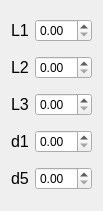
                    <widget class="QWidget" name="layoutWidget">
                        <property name="geometry">
                            <rect>
                                <x>660</x>
                                <y>60</y>
                                <width>91</width>
                                <height>211</height>
                            </rect>
                        </property>
                        <layout class="QVBoxLayout" name="verticalLayout_8">
                            <item>
                                <layout class="QHBoxLayout" name="horizontalLayout_7">
                                    <item>
                                        <widget class="QLabel" name="L1">
                                            <property name="font">
                                                <font>
                                                    <pointsize>12</pointsize>
                                                </font>
                                            </property>
                                            <property name="text">
                                                <string>L1</string>
                                            </property>
                                        </widget>
                                    </item>
                                    <item>
                                        <widget class="QDoubleSpinBox" name="l1Value"/>
                                    </item>
                                </layout>
                            </item>
                            <item>
                                <layout class="QHBoxLayout" name="horizontalLayout_8">
                                    <item>
                                        <widget class="QLabel" name="L2">
                                            <property name="font">
                                                <font>
                                                    <pointsize>12</pointsize>
                                                </font>
                                            </property>
                                            <property name="text">
                                                <string>L2</string>
                                            </property>
                                        </widget>
                                    </item>
                                    <item>
                                        <widget class="QDoubleSpinBox" name="L2Value"/>
                                    </item>
                                </layout>
                            </item>
                            <item>
                                <layout class="QHBoxLayout" name="horizontalLayout_82">
                                    <item>
                                        <widget class="QLabel" name="L3">
                                            <property name="font">
                                                <font>
                                                    <pointsize>12</pointsize>
                                                </font>
                                            </property>
                                            <property name="text">
                                                <string>L3</string>
                                            </property>
                                        </widget>
                                    </item>
                                    <item>
                                        <widget class="QDoubleSpinBox" name="L3Value"/>
                                    </item>
                                </layout>
                            </item>
                            <item>
                                <layout class="QHBoxLayout" name="horizontalLayout_83">
                                    <item>
                                        <widget class="QLabel" name="d1">
                                            <property name="font">
                                                <font>
                                                    <pointsize>12</pointsize>
                                                </font>
                                            </property>
                                            <property name="text">
                                                <string>d1</string>
                                            </property>
                                        </widget>
                                    </item>
                                    <item>
                                        <widget class="QDoubleSpinBox" name="d1Value"/>
                                    </item>
                                </layout>
                            </item>
                            <item>
                                <layout class="QHBoxLayout" name="horizontalLayout_84">
                                    <item>
                                        <widget class="QLabel" name="d5">
                                            <property name="font">
                                                <font>
                                                    <pointsize>12</pointsize>
                                                </font>
                                            </property>
                                            <property name="text">
                                                <string>d5</string>
                                            </property>
                                        </widget>
                                    </item>
                                    <item>
                                        <widget class="QDoubleSpinBox" name="d5Value"/>
                                    </item>
                                </layout>
                            </item>
                        </layout>
                    </widget>
